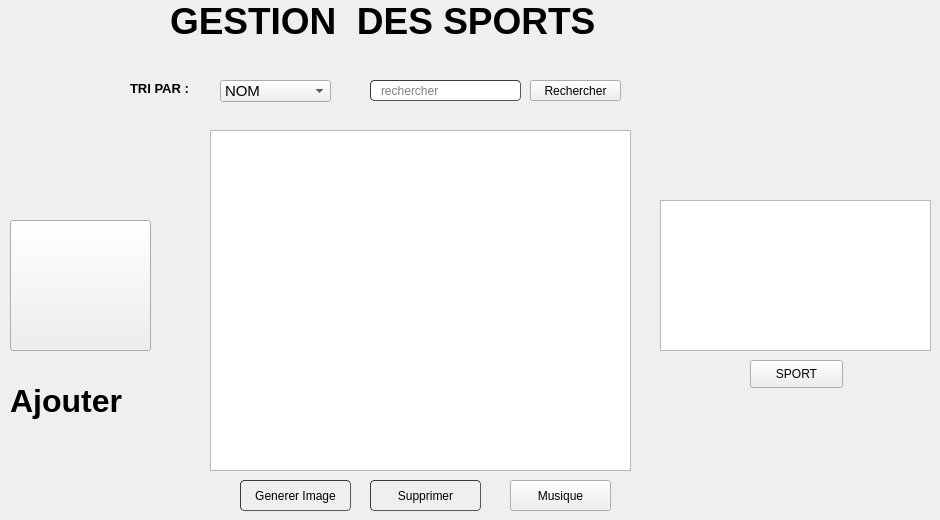
         <widget class="QWidget" name="page_19">
          <widget class="QComboBox" name="tri_s">
           <property name="geometry">
            <rect>
             <x>220</x>
             <y>80</y>
             <width>111</width>
             <height>22</height>
            </rect>
           </property>
           <property name="font">
            <font>
             <pointsize>11</pointsize>
            </font>
           </property>
           <property name="styleSheet">
            <string notr="true">gridline-color: rgb(0, 0, 255);</string>
           </property>
           <item>
            <property name="text">
             <string>NOM</string>
            </property>
           </item>
           <item>
            <property name="text">
             <string>NB</string>
            </property>
           </item>
           <item>
            <property name="text">
             <string>DATE</string>
            </property>
           </item>
          </widget>
          <widget class="QLabel" name="label_62">
           <property name="geometry">
            <rect>
             <x>130</x>
             <y>80</y>
             <width>81</width>
             <height>16</height>
            </rect>
           </property>
           <property name="font">
            <font>
             <pointsize>10</pointsize>
             <weight>75</weight>
             <bold>true</bold>
            </font>
           </property>
           <property name="text">
            <string>TRI PAR :</string>
           </property>
          </widget>
          <widget class="QPushButton" name="generer_s">
           <property name="geometry">
            <rect>
             <x>240</x>
             <y>480</y>
             <width>111</width>
             <height>31</height>
            </rect>
           </property>
           <property name="styleSheet">
            <string notr="true">	border-width: 1px; border-radius: 4px;
	border-color: rgb(58, 58, 58);
	border-style: inset;
	padding: 0 8px;


	selection-color: rgb(60, 63, 65);</string>
           </property>
           <property name="text">
            <string>Generer Image</string>
           </property>
           <property name="icon">
            <iconset>
             <normaloff>:/logo/delete.png</normaloff>:/logo/delete.png</iconset>
           </property>
          </widget>
          <widget class="QPushButton" name="supprimer_s">
           <property name="geometry">
            <rect>
             <x>370</x>
             <y>480</y>
             <width>111</width>
             <height>31</height>
            </rect>
           </property>
           <property name="styleSheet">
            <string notr="true">	border-width: 1px; border-radius: 4px;
	border-color: rgb(58, 58, 58);
	border-style: inset;
	padding: 0 8px;


	selection-color: rgb(60, 63, 65);</string>
           </property>
           <property name="text">
            <string>Supprimer</string>
           </property>
           <property name="icon">
            <iconset>
             <normaloff>:/logo/delete.png</normaloff>:/logo/delete.png</iconset>
           </property>
          </widget>
          <widget class="QLineEdit" name="recherche_s">
           <property name="geometry">
            <rect>
             <x>370</x>
             <y>80</y>
             <width>151</width>
             <height>21</height>
            </rect>
           </property>
           <property name="styleSheet">
            <string notr="true">	border-width: 1px; border-radius: 4px;
	border-color: rgb(58, 58, 58);
	border-style: inset;
	padding: 0 8px;


	selection-background-color: rgb(187, 187, 187);
	
gridline-color: rgb(0, 0, 255);</string>
           </property>
           <property name="placeholderText">
            <string>rechercher</string>
           </property>
          </widget>
          <widget class="QPushButton" name="search_s">
           <property name="geometry">
            <rect>
             <x>530</x>
             <y>80</y>
             <width>91</width>
             <height>21</height>
            </rect>
           </property>
           <property name="font">
            <font>
             <pointsize>9</pointsize>
            </font>
           </property>
           <property name="text">
            <string>Rechercher</string>
           </property>
           <property name="iconSize">
            <size>
             <width>20</width>
             <height>20</height>
            </size>
           </property>
          </widget>
          <widget class="QLabel" name="label_63">
           <property name="geometry">
            <rect>
             <x>170</x>
             <y>0</y>
             <width>641</width>
             <height>41</height>
            </rect>
           </property>
           <property name="font">
            <font>
             <family>MS Shell Dlg 2</family>
             <pointsize>28</pointsize>
             <weight>75</weight>
             <bold>true</bold>
            </font>
           </property>
           <property name="text">
            <string>GESTION  DES SPORTS</string>
           </property>
          </widget>
          <widget class="QTableView" name="tableView_s">
           <property name="geometry">
            <rect>
             <x>210</x>
             <y>130</y>
             <width>421</width>
             <height>341</height>
            </rect>
           </property>
           <property name="styleSheet">
            <string notr="true">gridline-color: rgb(90, 135, 135);

selection-color: rgb(0, 0, 255)

</string>
           </property>
          </widget>
          <widget class="QLabel" name="label_64">
           <property name="geometry">
            <rect>
             <x>10</x>
             <y>370</y>
             <width>161</width>
             <height>61</height>
            </rect>
           </property>
           <property name="font">
            <font>
             <family>MS Shell Dlg 2</family>
             <pointsize>24</pointsize>
             <weight>75</weight>
             <bold>true</bold>
            </font>
           </property>
           <property name="text">
            <string>Ajouter</string>
           </property>
          </widget>
          <widget class="QPushButton" name="annuler_s">
           <property name="enabled">
            <bool>true</bool>
           </property>
           <property name="geometry">
            <rect>
             <x>10</x>
             <y>220</y>
             <width>141</width>
             <height>131</height>
            </rect>
           </property>
           <property name="styleSheet">
            <string notr="true">gridline-color: rgb(0, 0, 255);
image: url(:/new/prefix1/icons/icons8_american_football_player_96px.png);</string>
           </property>
           <property name="text">
            <string/>
           </property>
           <property name="icon">
            <iconset>
             <normaloff>:/icons/icons8_american_football_player_96px.png</normaloff>:/icons/icons8_american_football_player_96px.png</iconset>
           </property>
           <property name="iconSize">
            <size>
             <width>150</width>
             <height>150</height>
            </size>
           </property>
           <property name="autoDefault">
            <bool>false</bool>
           </property>
          </widget>
          <widget class="QPushButton" name="pb_sport">
           <property name="geometry">
            <rect>
             <x>750</x>
             <y>360</y>
             <width>93</width>
             <height>28</height>
            </rect>
           </property>
           <property name="text">
            <string>SPORT</string>
           </property>
          </widget>
          <widget class="QTableView" name="tab_sport">
           <property name="geometry">
            <rect>
             <x>660</x>
             <y>200</y>
             <width>271</width>
             <height>151</height>
            </rect>
           </property>
          </widget>
          <widget class="QPushButton" name="music">
           <property name="geometry">
            <rect>
             <x>510</x>
             <y>480</y>
             <width>101</width>
             <height>31</height>
            </rect>
           </property>
           <property name="text">
            <string>Musique</string>
           </property>
          </widget>
         </widget>
